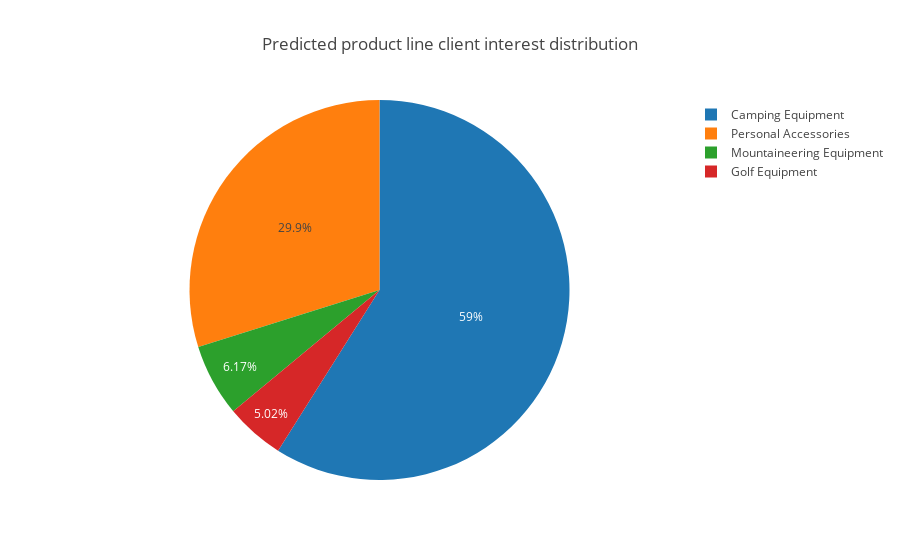

The notebook cell saved with this chart:
### Markdown cell above
Plot a pie chart that shows the predicted product-line interest.

### Code cell
cumulative_stats = predictions_pdf.groupby(['predictedLabel']).count()

product_data = [go.Pie(
            labels=cumulative_stats.index,
            values=cumulative_stats['GENDER'],
    )]

product_layout = go.Layout(
    title='Predicted product line client interest distribution',
)

fig = go.Figure(data=product_data, layout=product_layout)
iplot(fig)

### Figure 1 — Plotly figure (JSON) as saved in the notebook; plotly's stock layout.template omitted (floating-point values rounded to 4 significant figures)
{"data": [{"labels": ["Camping Equipment", "Golf Equipment", "Mountaineering Equipment", "Personal Accessories"], "type": "pie", "values": [717, 61, 75, 363]}], "layout": {"title": "Predicted product line client interest distribution"}}
